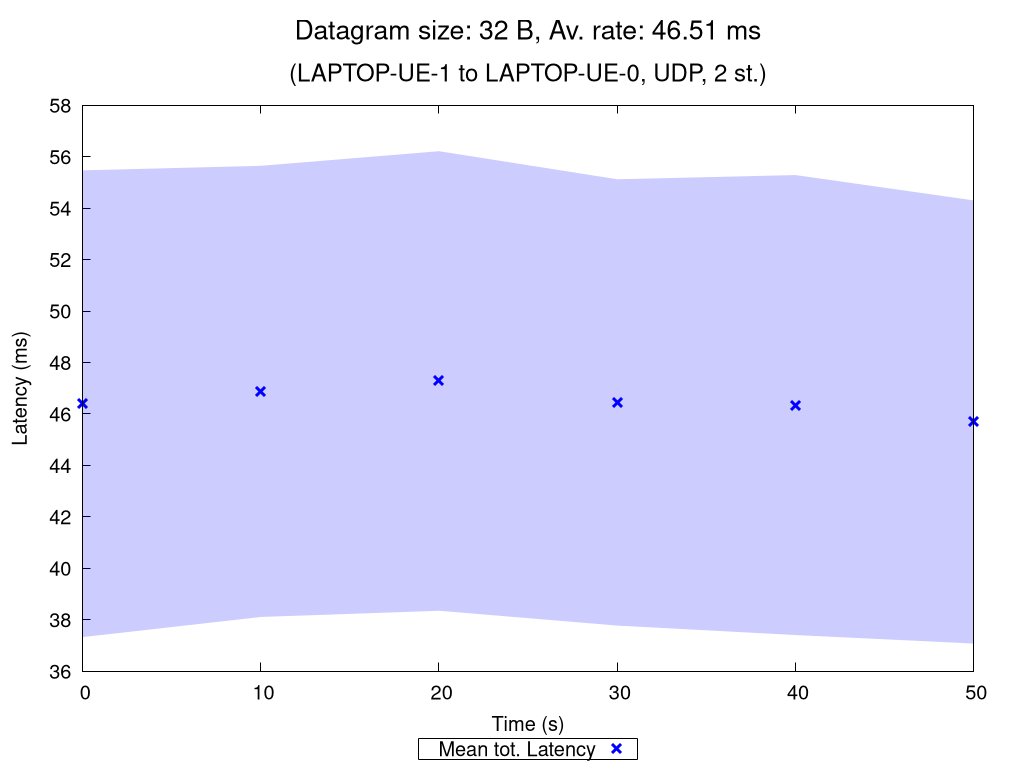

This chart was generated by the following gnuplot code:
set terminal pngcairo nocrop enhanced size 1024,768 font "Verdana,15"
set output "UDP_2_st_2020_10_11_15-15-48_two2one_00032B.png"

set title "{/=20 Datagram size: 32 B, Av. rate: 46.51 ms}\n\n{/=18 (LAPTOP-UE-1 to LAPTOP-UE-0, UDP, 2 st.)}"

set xlabel "Time (s)"
set ylabel "Latency (ms)"
set ytics nomirror
set key bmargin center horizontal box samplen 1 width -1
set bmargin 4.6
set rmargin 4.5

rf = 1.0  # rate factor
set style fill transparent solid 0.2 noborder
set autoscale xfix
plot "UDP_2_st_2020_10_11_15-15-48_two2one_00032B_iperf_processed.dat" using 1:($2/rf-$3/rf):($2/rf+$3/rf) with filledcurves lc rgb "blue" notitle, \
     "" using 1:($2/rf) with points pt 2 ps 1.5 lw 3 lc rgb "blue" title "Mean tot. Latency", \
